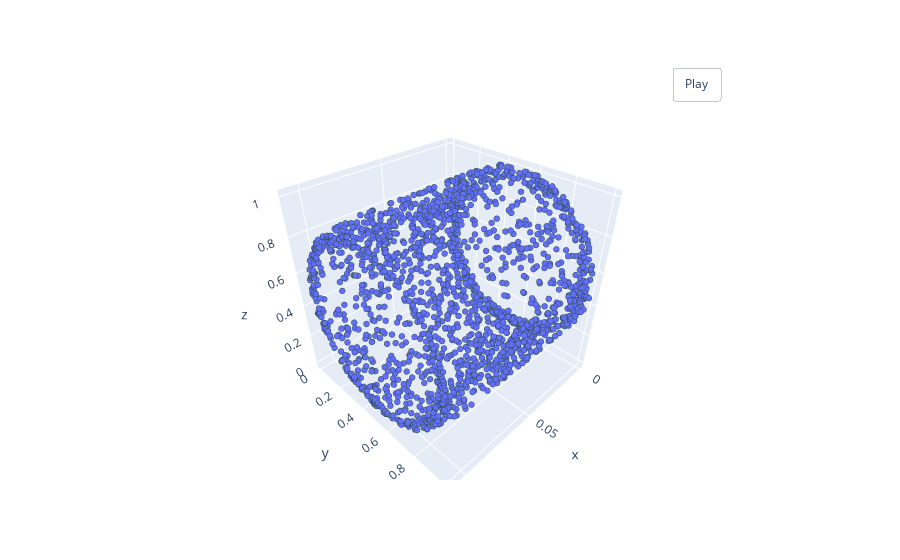

Here is the notebook cell this chart was saved with:
### Code cell
pcshow(*obj_pc.T)

### Figure 1 — Plotly figure (JSON) as saved in the notebook; plotly's stock layout.template omitted (floating-point values rounded to 4 significant figures; data arrays with more than 128 entries replaced by an {"elided": "..."} marker saying what was removed)
{"data": [{"marker": {"line": {"color": "DarkSlateGrey", "width": 2}, "size": 2}, "mode": "markers", "type": "scatter3d", "x": {"elided": "2048 float values"}, "y": {"elided": "2048 float values"}, "z": {"elided": "2048 float values"}}], "layout": {"updatemenus": [{"buttons": [{"args": [null, {"frame": {"duration": 50, "redraw": true}, "fromcurrent": true, "mode": "immediate", "transition": {"duration": 0}}], "label": "Play", "method": "animate"}], "pad": {"r": 10, "t": 45}, "showactive": false, "type": "buttons", "x": 0.8, "xanchor": "left", "y": 1, "yanchor": "bottom"}]}}
